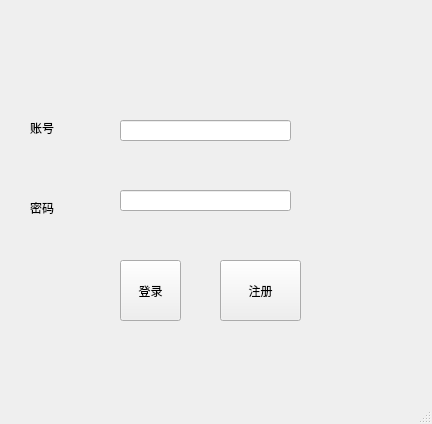
<?xml version="1.0" encoding="UTF-8"?>
<ui version="4.0">
 <class>MainWindow</class>
 <widget class="QMainWindow" name="MainWindow">
  <property name="geometry">
   <rect>
    <x>0</x>
    <y>0</y>
    <width>432</width>
    <height>424</height>
   </rect>
  </property>
  <property name="windowTitle">
   <string>MainWindow</string>
  </property>
  <widget class="QWidget" name="centralwidget">
   <widget class="QLineEdit" name="userEdit">
    <property name="geometry">
     <rect>
      <x>120</x>
      <y>120</y>
      <width>171</width>
      <height>21</height>
     </rect>
    </property>
   </widget>
   <widget class="QLineEdit" name="passwdEdit">
    <property name="geometry">
     <rect>
      <x>120</x>
      <y>190</y>
      <width>171</width>
      <height>21</height>
     </rect>
    </property>
   </widget>
   <widget class="QPushButton" name="loginButton">
    <property name="geometry">
     <rect>
      <x>120</x>
      <y>260</y>
      <width>61</width>
      <height>61</height>
     </rect>
    </property>
    <property name="text">
     <string>登录</string>
    </property>
   </widget>
   <widget class="QPushButton" name="reigstButton">
    <property name="geometry">
     <rect>
      <x>220</x>
      <y>260</y>
      <width>81</width>
      <height>61</height>
     </rect>
    </property>
    <property name="text">
     <string>注册</string>
    </property>
   </widget>
   <widget class="QLabel" name="label">
    <property name="geometry">
     <rect>
      <x>30</x>
      <y>120</y>
      <width>72</width>
      <height>15</height>
     </rect>
    </property>
    <property name="text">
     <string>账号</string>
    </property>
   </widget>
   <widget class="QLabel" name="label_2">
    <property name="geometry">
     <rect>
      <x>30</x>
      <y>200</y>
      <width>72</width>
      <height>15</height>
     </rect>
    </property>
    <property name="text">
     <string>密码</string>
    </property>
   </widget>
  </widget>
  <widget class="QMenuBar" name="menubar">
   <property name="geometry">
    <rect>
     <x>0</x>
     <y>0</y>
     <width>432</width>
     <height>26</height>
    </rect>
   </property>
  </widget>
  <widget class="QStatusBar" name="statusbar"/>
 </widget>
 <resources/>
 <connections/>
</ui>
